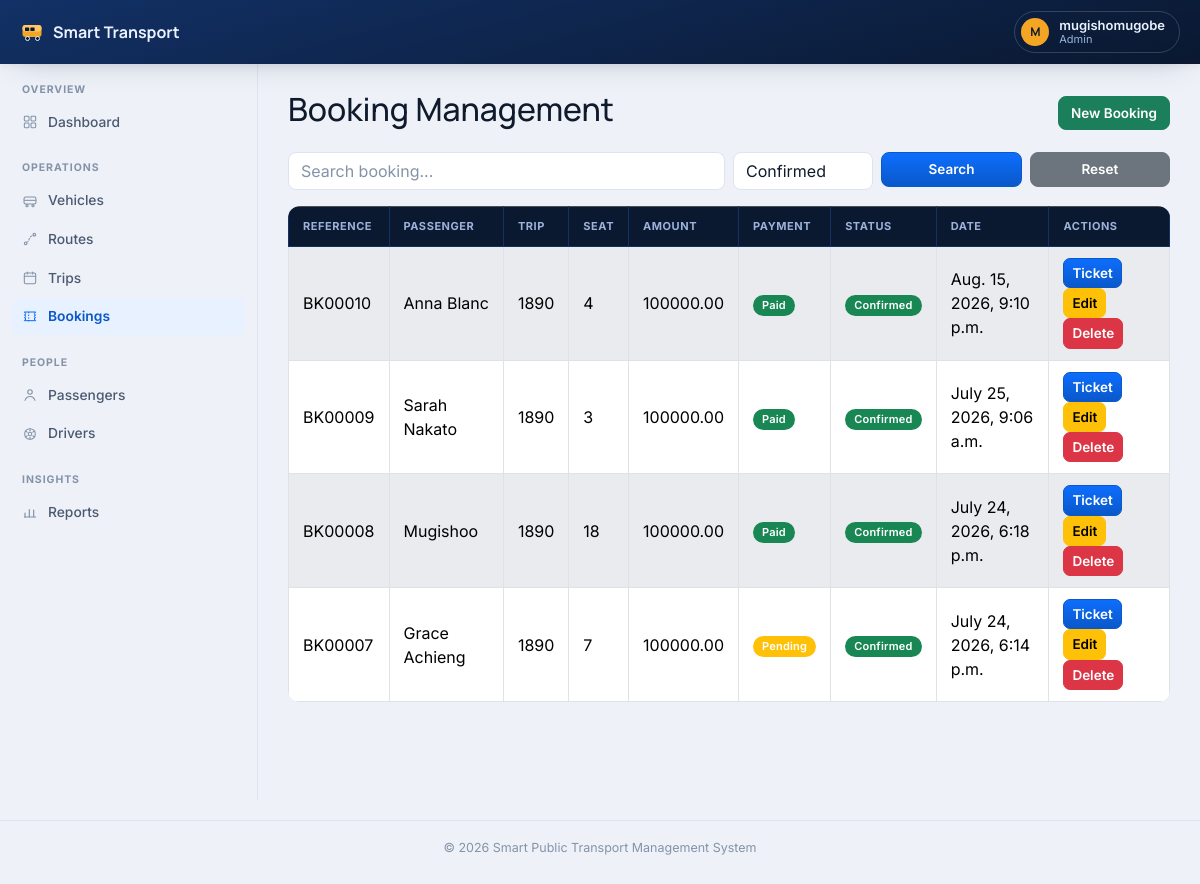
The page /bookings/?status=CONFIRMED (signed in) on the database its author committed.
### accounts/models.py (models this page shows, shortened)
class Profile(models.Model):
    ROLE_CHOICES = [
        ('ADMIN', 'Administrator'),
        ('STAFF', 'Staff'),
        ('PASSENGER', 'Passenger'),
    ]
    user = models.OneToOneField(
        User,
        on_delete=models.CASCADE
    )
    phone = models.CharField(
        max_length=20,
        blank=True
    )
    address = models.TextField(
        blank=True
    )
    profile_picture = models.ImageField(
        upload_to='profiles/',
        blank=True,
        null=True
    )
    role = models.CharField(
        max_length=20,
        choices=ROLE_CHOICES,
        default='PASSENGER'
    )
    created_at = models.DateTimeField(
        auto_now_add=True
    )

### bookings/models.py (models this page shows, shortened)
class Booking(models.Model):
    STATUS_CHOICES = [
        ("CONFIRMED", "Confirmed"),
        ("CANCELLED", "Cancelled"),
    ]
    booking_reference = models.CharField(
        max_length=20,
        unique=True,
        editable=False
    )
    passenger = models.ForeignKey(
        Passenger,
        on_delete=models.CASCADE,
        related_name="bookings"
    )
    trip = models.ForeignKey(
        Trip,
        on_delete=models.CASCADE,
        related_name="bookings"
    )
    seat_number = models.PositiveIntegerField()
    amount = models.DecimalField(
        max_digits=10,
        decimal_places=2
    )
    booking_date = models.DateTimeField(
        auto_now_add=True
    )
    payment_status = models.BooleanField(
        default=True
    )
    status = models.CharField(
        max_length=20,
        choices=STATUS_CHOICES,
        default="CONFIRMED"
    )
    qr_code = models.ImageField(
        upload_to="qrcodes/",
        blank=True,
        null=True
    )
    class Meta:
        ordering = [
            "-booking_date"
        ]

### passengers/models.py (models this page shows, shortened)
class Passenger(models.Model):
    full_name = models.CharField(max_length=200)
    email = models.EmailField(unique=True)
    phone = models.CharField(max_length=20)
    address = models.TextField(blank=True)
    national_id = models.CharField(max_length=100, unique=True)
    created_at = models.DateTimeField(auto_now_add=True)
    class Meta:
        ordering = ['full_name']
        verbose_name = "Passenger"
        verbose_name_plural = "Passengers"

### trips/models.py (models this page shows, shortened)
class Trip(models.Model):
    STATUS_CHOICES = [
        ("SCHEDULED", "Scheduled"),
        ("IN_PROGRESS", "In Progress"),
        ("COMPLETED", "Completed"),
        ("CANCELLED", "Cancelled"),
    ]
    trip_number = models.CharField(
        max_length=30,
        unique=True
    )
    vehicle = models.ForeignKey(
        Vehicle,
        on_delete=models.CASCADE
    )
    driver = models.ForeignKey(
        Driver,
        on_delete=models.CASCADE
    )
    route = models.ForeignKey(
        Route,
        on_delete=models.CASCADE
    )
    departure_time = models.DateTimeField()
    arrival_time = models.DateTimeField()
    available_seats = models.PositiveIntegerField()
    status = models.CharField(
        max_length=20,
        choices=STATUS_CHOICES,
        default="SCHEDULED"
    )
    notes = models.TextField(
        blank=True
    )
    created_at = models.DateTimeField(
        auto_now_add=True
    )

### bookings/views.py (the view)
# urls.py: path("", views.booking_list, name="list"),
@login_required
def booking_list(request):
    query = request.GET.get("q")
    bookings = Booking.objects.select_related(
        "passenger",
        "trip"
    ).all()
    if not is_staff_or_admin(request.user):
        bookings = bookings.filter(passenger__email__iexact=request.user.email or "")
    if query:
        bookings = bookings.filter(
            Q(booking_reference__icontains=query)
            | Q(passenger__full_name__icontains=query)
            | Q(trip__trip_number__icontains=query)
        )
    status = request.GET.get("status")
    if status:
        bookings = bookings.filter(status=status)
    paginator = Paginator(bookings, 10)
    page = request.GET.get("page")
    bookings = paginator.get_page(page)
    return render(
        request,
        "bookings/booking_list.html",
        {
            "bookings": bookings,
            "query": query,
            "status": status,
            "status_choices": Booking.STATUS_CHOICES,
        }
    )

### templates/bookings/booking_list.html (shortened to what this page needs)
{% extends "base.html" %}
{% block content %}
<div class="d-flex justify-content-between align-items-center mb-3">
    <h2>Booking Management</h2>
    <a href="{% url 'bookings:create' %}"
       class="btn btn-success">
        New Booking
    </a>
</div>
<form method="GET" class="mb-3">
    <div class="row g-2">
        <div class="col-md-6">
            <input
                type="text"
                class="form-control"
                name="q"
                placeholder="Search booking..."
                value="{{ query|default:'' }}"
            >
        </div>
        <div class="col-md-2">
            <select name="status" class="form-select" onchange="this.form.submit()">
                {% for value, label in status_choices %}
                <option value="{{ value }}" {% if status == value %}selected{% endif %}>{{ label }}</option>
                {% endfor %}
            </select>
        </div>
        <div class="col-md-2">
            <button class="btn btn-primary w-100">
                Search
            </button>
        </div>
        <div class="col-md-2">
            <a href="{% url 'bookings:list' %}"
               class="btn btn-secondary w-100">
                Reset
            </a>
        </div>
    </div>
</form>
<div class="table-responsive">
<table class="table table-bordered table-striped">
<thead class="table-dark">
<tr>
<th>Reference</th>
<th>Passenger</th>
<th>Trip</th>
<th>Seat</th>
<th>Amount</th>
<th>Payment</th>
<th>Status</th>
<th>Date</th>
<th>Actions</th>
</tr>
</thead>
<tbody>
{% for booking in bookings %}
<tr>
<td>
{{ booking.booking_reference }}
</td>
<td>
{{ booking.passenger.full_name }}
</td>
<td>
{{ booking.trip.trip_number }}
</td>
<td>
{{ booking.seat_number }}
</td>
<td>
{{ booking.amount }}
</td>
<td>
{% if booking.payment_status %}
<span class="badge bg-success">
Paid
</span>
{% else %}
<span class="badge bg-warning">
Pending
</span>
{% endif %}
</td>
<td>
{% if booking.status == "CONFIRMED" %}
<span class="badge bg-success">
Confirmed
</span>
{% else %}
<span class="badge bg-danger">
Cancelled
</span>
{% endif %}
</td>
<td>
{{ booking.booking_date }}
</td>
<td>
<a href="{% url 'bookings:ticket' booking.id %}"
class="btn btn-primary btn-sm">
Ticket
</a>
{% if user.is_superuser or user.profile.role == "STAFF" or user.profile.role == "ADMIN" %}
<a href="{% url 'bookings:update' booking.id %}"
class="btn btn-warning btn-sm">
Edit
</a>
<a href="{% url 'bookings:delete' booking.id %}"
class="btn btn-danger btn-sm">
Delete
</a>
{% elif booking.status == "CONFIRMED" %}
<form method="post" action="{% url 'bookings:cancel' booking.id %}" class="d-inline"
      onsubmit="return confirm('Cancel this booking and release the seat?');">
    {% csrf_token %}
    <button type="submit" class="btn btn-outline-danger btn-sm">Cancel</button>
</form>
{% endif %}
</td>
</tr>
{% empty %}
<tr>
<td colspan="9" class="text-center">
No bookings found.
</td>
</tr>
{% endfor %}
</tbody>
</table>
</div>
{% endblock %}

### templates/includes/navbar.html (shortened to what this page needs)
<header class="app-topbar">
    <a class="app-brand" href="/">
        Smart Transport
    </a>
    {% if user.is_authenticated %}
    <div class="dropdown">
        <button class="topbar-user" type="button" data-bs-toggle="dropdown" aria-expanded="false">
            <span class="avatar">{{ user.username|slice:":1"|upper }}</span>
            <span class="who">
                <span class="name d-block">{{ user.get_full_name|default:user.username }}</span>
                <span class="role d-block">{{ user.profile.role|default:"—"|lower }}</span>
            </span>
        </button>
    </div>
    {% endif %}
</header>

### static/css/app.css (style rules this page uses)
:root { --canvas: #eef2f8; --surface: #ffffff; --surface-2: #f6f8fc; --line: #dde4f0; --ink: #0f1b2d; --ink-soft: #4b5a71; --ink-faint: #8493a8; --navy-900: #0a1830; --navy-700: #123166; --navy-500: #1c4694; --on-navy: #eaf1ff; --on-navy-soft: #9cb2da; --accent: #0d6efd; --accent-strong: #0a58ca; --accent-tint: #e8f1ff; --amber: #f5a524; --amber-tint: #fdf1de; --good: #1a7f5a; --good-tint: #e7f5ee; --danger: #c0392b; --danger-tint: #fdecea; --focus-ring: rgba(13, 110, 253, 0.28); --shadow-sm: 0 1px 2px rgba(10, 24, 48, 0.06); --shadow: 0 12px 32px -16px rgba(10, 24, 48, 0.22), 0 2px 8px rgba(10, 24, 48, 0.05); --font-display: "Manrope", ui-sans-serif, system-ui, sans-serif; --font-body: "Inter", ui-sans-serif, system-ui, sans-serif; --topbar-h: 64px; --sidebar-w: 258px; }
* { box-sizing: border-box; }
html, body { background: var(--canvas); color: var(--ink); }
body { font-family: var(--font-body); min-height: 100vh; }
h1, h2, h3, h4, h5, h6 { font-family: var(--font-display); color: var(--ink); }
a { color: var(--accent); }
.app-topbar { position: sticky; top: 0; z-index: 30; height: var(--topbar-h); display: flex; align-items: center; gap: 14px; padding: 0 20px; background: linear-gradient(165deg, var(--navy-700) 0%, var(--navy-900) 100%); color: var(--on-navy); box-shadow: var(--shadow); }
.app-brand { display: flex; align-items: center; gap: 9px; font-family: var(--font-display); font-weight: 700; font-size: 16px; color: var(--on-navy); text-decoration: none; white-space: nowrap; }
.app-brand svg { flex: none; }
.topbar-user { display: flex; align-items: center; gap: 10px; background: none; border: 1px solid rgba(234, 241, 255, 0.18); border-radius: 999px; padding: 5px 14px 5px 6px; color: var(--on-navy); cursor: pointer; }
.topbar-user .avatar { width: 28px; height: 28px; border-radius: 50%; background: var(--amber); color: var(--navy-900); display: flex; align-items: center; justify-content: center; font-family: var(--font-display); font-weight: 700; font-size: 12px; flex: none; }
.topbar-user .who { text-align: left; line-height: 1.25; }
.topbar-user .who .name { font-size: 13px; font-weight: 600; }
.topbar-user .who .role { font-size: 11px; color: var(--on-navy-soft); text-transform: capitalize; }
.table { color: var(--ink); margin-bottom: 0; }
.table > :not(caption) > * > * { border-bottom-color: var(--line); padding: 11px 14px; vertical-align: middle; }
.table thead th, .table > thead { background: var(--surface-2); color: var(--ink-faint); font-size: 11px; font-weight: 700; text-transform: uppercase; letter-spacing: 0.05em; border-bottom: 1px solid var(--line); }
.table-dark thead th, .table thead.table-dark th { background: var(--navy-900); color: var(--on-navy-soft); border-color: var(--navy-700); }
.table-striped > tbody > tr:nth-of-type(odd) > * { background: var(--surface-2); }
.table-responsive { border-radius: 12px; }
.btn { border-radius: 8px; font-weight: 600; font-size: 13.5px; }
.btn-primary { background: linear-gradient(180deg, var(--accent) 0%, var(--accent-strong) 100%); border-color: var(--accent-strong); }
.btn-success { background: var(--good); border-color: var(--good); }
.btn-sm { border-radius: 7px; }
.badge { font-weight: 600; font-size: 11px; letter-spacing: 0.02em; padding: 5px 9px; border-radius: 999px; }
.form-control, .form-select { background: var(--surface); border: 1px solid var(--line); color: var(--ink); border-radius: 8px; }
.form-control::placeholder { color: var(--ink-faint); }

### rows shown on the page
Booking: booking_reference "BK00010", passenger.full_name "Anna Blanc", trip.trip_number "1890", seat_number "4", amount "100000.00", payment_status "Paid", status "Confirmed", booking_date "Aug. 15, 2026, 9:10 p.m."
Booking: booking_reference "BK00009", passenger.full_name "Sarah Nakato", trip.trip_number "1890", seat_number "3", amount "100000.00", payment_status "Paid", status "Confirmed", booking_date "July 25, 2026, 9:06 a.m."
Booking: booking_reference "BK00008", passenger.full_name "Mugishoo", trip.trip_number "1890", seat_number "18", amount "100000.00", payment_status "Paid", status "Confirmed", booking_date "July 24, 2026, 6:18 p.m."
Booking: booking_reference "BK00007", passenger.full_name "Grace Achieng", trip.trip_number "1890", seat_number "7", amount "100000.00", payment_status "Pending", status "Confirmed", booking_date "July 24, 2026, 6:14 p.m."

### other values the page prints
{{ user.username|slice:":1"|upper }} "M"
{{ user.get_full_name|default:user.username }} "mugishomugobe"
{{ user.profile.role|default:"—"|lower }} "Admin"
form field status "Confirmed"
